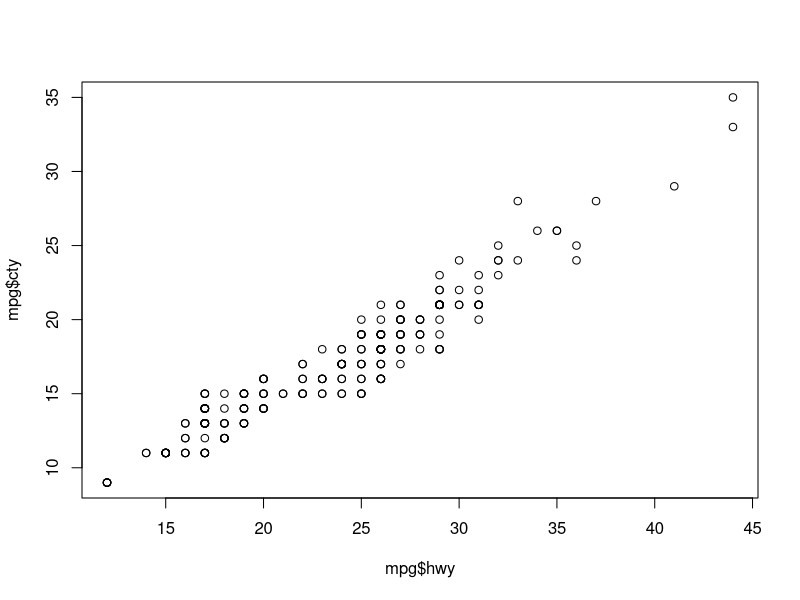
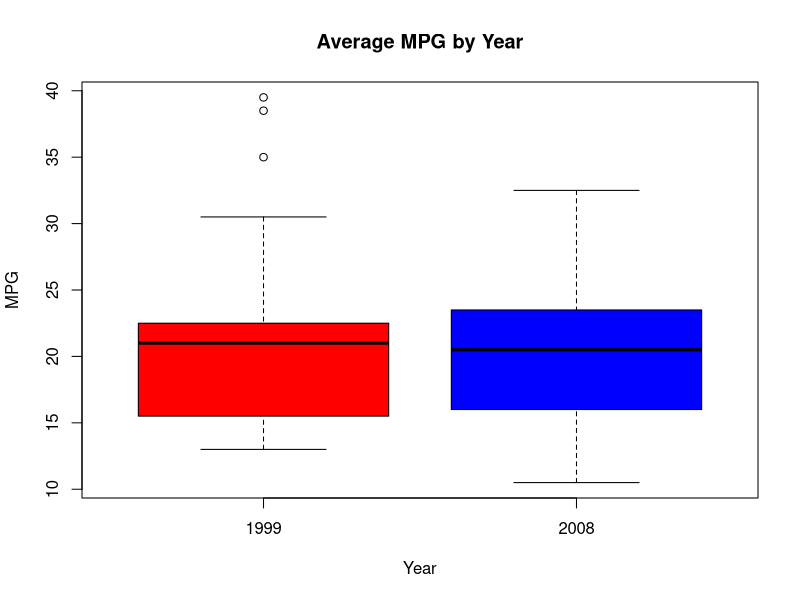
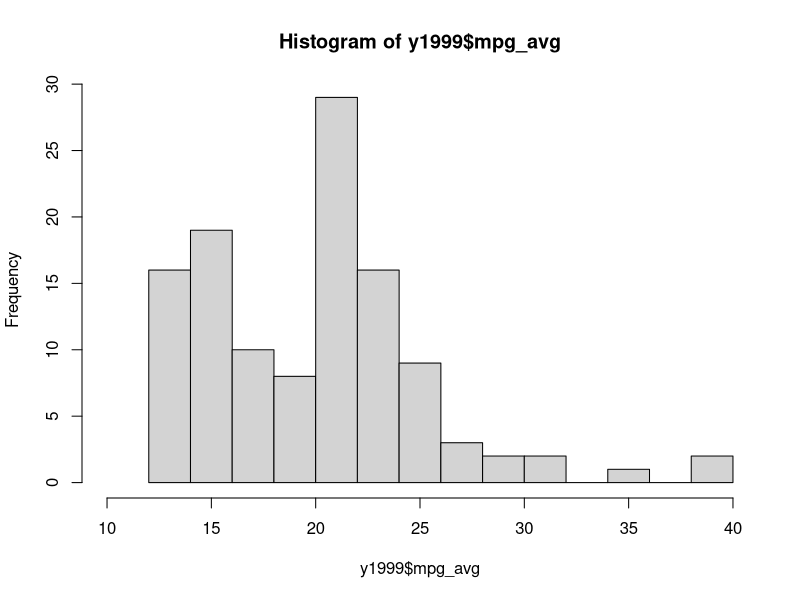
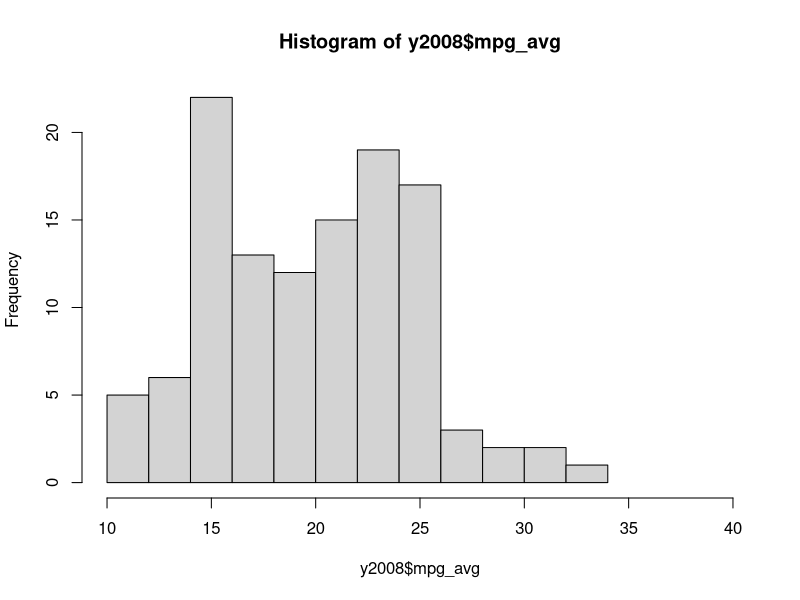
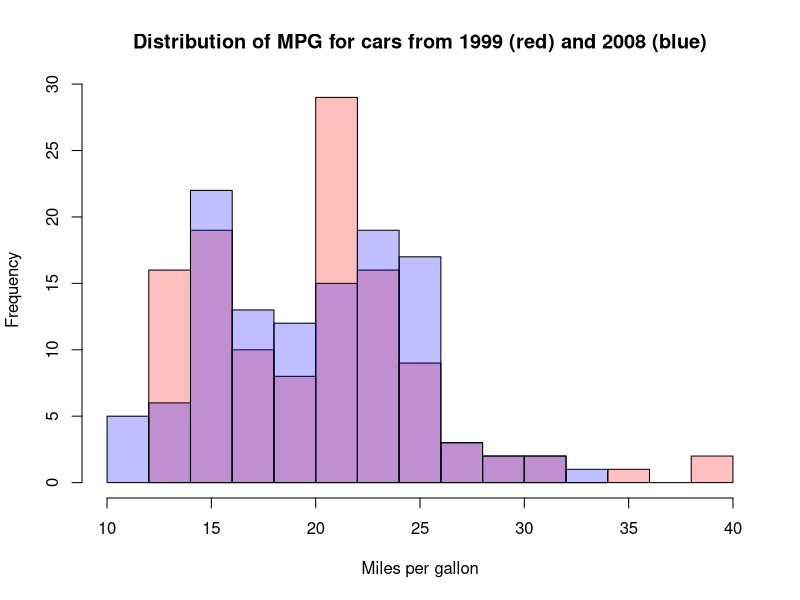

Recreate these plots in R, in order.
## ---- chunk 1
a0 <- 1
a0
## ---- chunk 2
f <- c(-10:15)
cel <- (5/9*f)-32
cel
## ---- chunk 3
vec200 <- rep(c(1,0),100)
vec200
## ---- chunk 4
sqrt(1001)
numPerfect <- floor(sqrt(1001))
numPerfect
## ---- chunk 5
library(ggplot2)
## ---- chunk 6
summary(mpg)
highway <- mpg$hwy
highway
names(highway) <- mpg$model
highway
sort(highway, decreasing = TRUE)
head(highway, 3)
top3model <- names(head(highway,3))
top3model

top3 <- mpg[mpg$hwy >40, ]
top3
## ---- chunk 7
mpg$class
compact <- mpg[mpg$class == "compact", ]
compact
numCompact <- nrow(compact)
numCompact
## ---- chunk 8
plot(mpg$hwy, mpg$cty)
## ---- chunk 9
y1999 <- mpg[mpg$year==1999,] #creates df of just 1999
y1999
y2008 <- mpg[mpg$year==2008,] #creates df of just 2008
y2008
y1999$mpg_avg <- rowMeans(y1999[c('hwy', 'cty')], na.rm=TRUE) #adds row for mean of hwy and city
y2008$mpg_avg <- rowMeans(y2008[c('hwy', 'cty')], na.rm=TRUE) #ditto
df <- rbind(y1999,y2008) #creates new df combining 1999 and 2008
## ---- chunk 10
?boxplot
boxplot(mpg_avg~year,data=df, col=c('red','blue'), main='Average MPG by Year',xlab='Year',ylab='MPG')
## ---- chunk 11
p1 <- hist(x=y1999$mpg_avg,breaks=12,xlim=c(10,40)) #setting up 1999 histogram
p2 <- hist(x=y2008$mpg_avg,breaks=12,xlim=c(10,40)) #setting up 2008 histogram
plot(p1,col=rgb(1,0,0,1/4),xlab="Miles per gallon",ylab="Frequency",main="Distribution of MPG for cars from 1999 (red) and 2008 (blue)",xlim=c(10,40))
plot(p2,col=rgb(0,0,1,1/4),xlim=c(10,40),add = TRUE)
## ---- chunk 12
summary(y1999)
## ---- chunk 13
summary(y2008)
